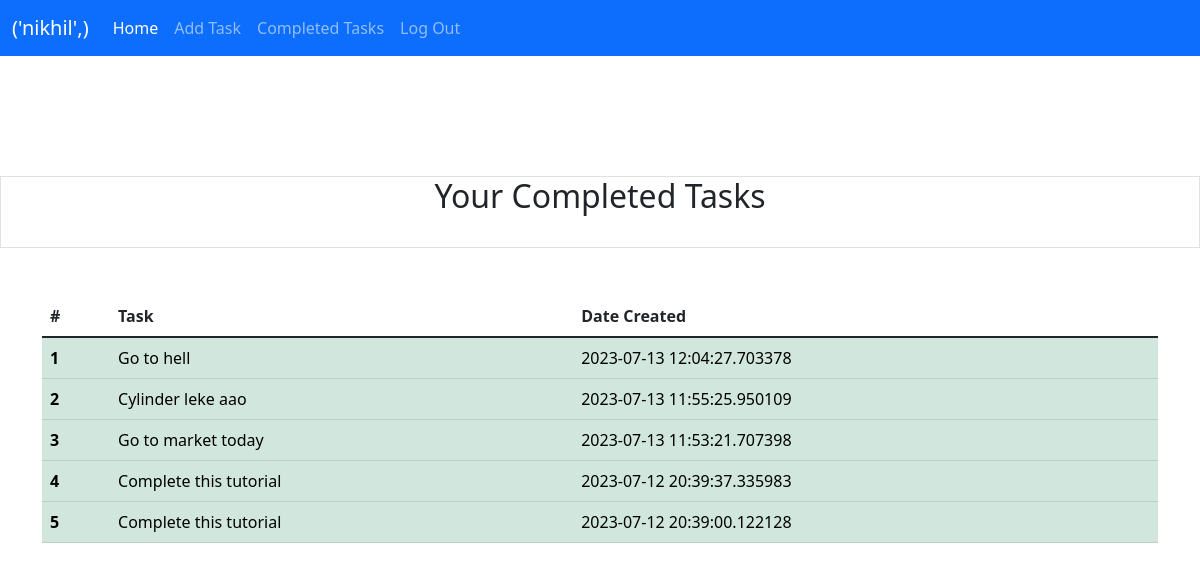
Page /completed (signed in) on the committed database.
### tables this page shows
CREATE TABLE todo (id INTEGER PRIMARY KEY AUTOINCREMENT, task TEXT, complete BOOLEAN, user_id INTEGER, created_at DATETIME);

### app.py (the view)
@app.route("/completed")
def completed():
    if session.get("user_id") is None:
        return redirect(url_for("login"))
    else:
        turu = db.execute(
            "SELECT * FROM todo WHERE user_id = ? AND complete=True ORDER BY created_at DESC ",
            (session["user_id"],),
        )
        turu = turu.fetchall()
        print(f"turu, {turu}!")
        name = db.execute(
            "SELECT username FROM users WHERE id = ?", (session["user_id"],)
        )
        name = name.fetchone()
        con.commit()
        return render_template("completed.html", turu=turu, name=name)

### templates/completed.html (shortened to what this page needs)
{% extends 'layout.html' %}
{% block head %}
<nav class="navbar navbar-expand-lg navbar-dark bg-primary">
    <div class="container-fluid">
        <a class="navbar-brand">{{name}}</a>
        <div class="collapse navbar-collapse" id="navbarNav">
            <ul class="navbar-nav">
                <li class="nav-item">
                    <a class="nav-link active" aria-current="page" href="/index">Home</a>
                </li>
                <li class="nav-item">
                    <a class="nav-link" href="/add">Add Task</a>
                </li>
                <li class="nav-item">
                    <a class="nav-link" href="/completed">Completed Tasks</a>
                <li class="nav-item">
                    <a class="nav-link" href="/logout">Log Out</a>
                </li>
            </ul>
        </div>
    </div>
</nav>
{% endblock head %}
{% block body %}
<div align="center">
    <div align="center" class="border">
        <div class="header">
            <h2 class="word">Your Completed Tasks</h2>
        </div></br>
    </div>
</div>
<br>
<br>
<div class="container">
    <table class="table">
        <thead>
            <tr>
                <th scope="col">#</th>
                <th scope="col">Task</th>
                <th scope="col">Date Created</th>
            </tr>
        </thead>
        <tbody>
            {% for i in turu %}
            <tr class="table-success">
                <th scope="row">{{loop.index}}</th>
                <td>{{i[1]}}</td>
                <td>{{i[4]}}</td>
            </tr>
            {% endfor %}
        </tbody>
    </table>
</div>
{% endblock body %}

### templates/layout.html (shortened to what this page needs)
<!DOCTYPE html>
<html lang="en">
<head>
    <link href="https://cdn.jsdelivr.net/npm/bootstrap@5.1.3/dist/css/bootstrap.min.css" rel="stylesheet"
>
    {% block head %}
    {% endblock head %}
</head>
<body>
    {% block body %}
    {% endblock body %}
</body>
</html>

### rows in the picture
todo: task "Go to hell", created_at "2023-07-13 12:04:27.703378"
todo: task "Cylinder leke aao", created_at "2023-07-13 11:55:25.950109"
todo: task "Go to market today", created_at "2023-07-13 11:53:21.707398"
todo: task "Complete this tutorial", created_at "2023-07-12 20:39:37.335983"
todo: task "Complete this tutorial", created_at "2023-07-12 20:39:00.122128"

### other values in the picture
{{ name }} "('nikhil',)"
